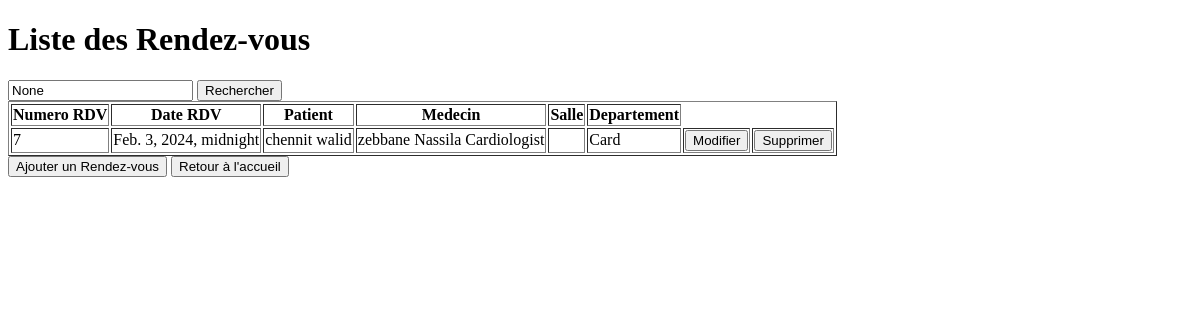
Before: /liste_rdv/ with the older database file.
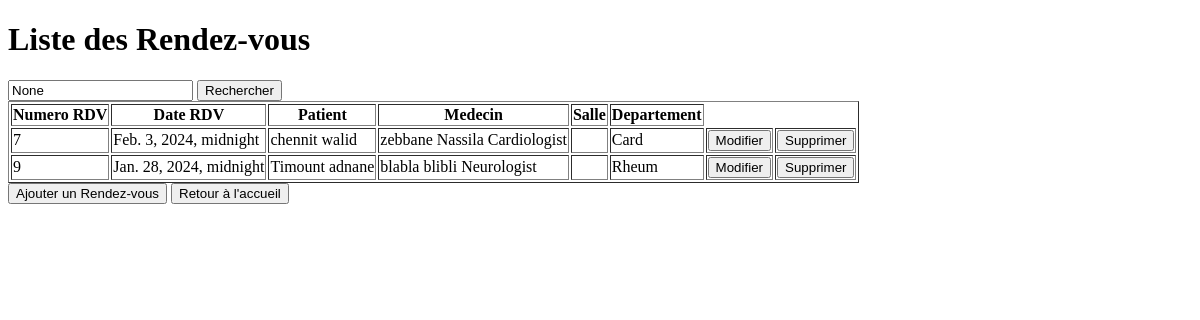
After: the same page with the newer database file.
### app1/models.py (models this page shows, shortened)
class RendezVous(models.Model) :
    Num_rdv = models.AutoField(primary_key=True)
    Date_rdv = models.DateTimeField()
    salle = models.ForeignKey('Salle', on_delete=models.CASCADE)
    Num_Patient = models.ForeignKey(Patient,on_delete = models.CASCADE)
    Num_Medecin = models.ForeignKey(Medecin,on_delete = models.CASCADE)
    choix_departement = [
        ('Card','Cardiology'),
        ('Neuro','Neurology'),
        ('Urol','Urology'),
        ('Rheum','Rheumatology'),
        ('ENT','Ear, Nose, and Throat'),
    ]
    departement = models.CharField(max_length = 50, choices = choix_departement)

class Patient(models.Model) :
    Num_P = models.AutoField(primary_key=True)
    Nom_P = models.CharField(max_length = 50)
    Prenom_P = models.CharField(max_length = 50)
    DateNaissance = models.DateField()
    Telephone_P = models.CharField(max_length = 10, help_text = 'Entrez un numero de telephone valable svp')
    Adresse_P = models.CharField(max_length = 50)
    choix_genre = [
        ('M', 'Masculin'),
        ('F', 'Feminin'),
    ]
    Genre = models.CharField(max_length = 1,choices = choix_genre)

class Medecin(models.Model) :
    Num_M = models.AutoField(primary_key=True)
    Nom_M = models.CharField(max_length = 50)
    Prenom_M = models.CharField(max_length = 50)
    Telephone_M = models.CharField(max_length = 10, help_text = 'Entrez un numero de telephone valable svp')
    choix_speciailte = [
        ('Cardiologist','Cardiologist'),
        ('Neurologist','Neurologist'),
        ('Urologist','Urologist'),
        ('Rheumatologist','Rheumatologist'),
        ('Otolaryngologist','Otolaryngologist'),
    ]
    specialite = models.CharField(max_length = 50, choices = choix_speciailte)

### app1/views.py (the view)
# urls.py: path('liste_rdv/',liste_rdv,name='liste_rdv'),
def liste_rdv(request):
    query = request.GET.get('q')
    rdvs= RendezVous.objects.all()
    if query:
        rdvs = rdvs.filter(Num_Patient__Nom_P__icontains=query)
    return render(request,'liste_rdv.html',{'rdvs': rdvs , 'query': query})

### app1/templates/liste_rdv.html (shortened to what this page needs)
<!DOCTYPE html>
<html lang="en">
<head>
</head>
<body>
    <h1>Liste des Rendez-vous</h1>
    <form method="get" action="{% url 'liste_rdv' %}">
        <input type="text" name="q" placeholder="Recherche par Noms des Patients" value="{{ query }}">
        <button type="submit">Rechercher</button>
    </form>
<table border="1">
    <thead>
        <tr>
            <th>Numero RDV</th>
            <th>Date RDV</th>
            <th>Patient</th>
            <th>Medecin</th>
            <th>Salle</th>
            <th>Departement</th>
        </tr>
    </thead>
    <tbody>
        {% for rdv in rdvs %}
            <tr>
                <td>{{ rdv.Num_rdv }}</td>
                <td>{{ rdv.Date_rdv}}</td>
                <td>{{ rdv.Num_Patient.Nom_P }} {{rdv.Num_Patient.Prenom_P}}</td>
                <td>{{ rdv.Num_Medecin.Nom_M }} {{ rdv.Num_Medecin.Prenom_M }} {{rdv.Num_Medecin.specialite}}</td>
                <td>{{ rdv.Num_Salle}}</td>
                <td>{{ rdv.departement}}</td>
                <td>
                    <a href="{% url 'prefill_rendezVous' pk=rdv.Num_rdv %}"><button>Modifier</button></a>
                </td>
                <td>
                    <a href="{% url 'supprimer_rdv' pk=rdv.Num_rdv %}"><button>Supprimer</button></a>
                </td>
            </tr>
        {% endfor %}
    </tbody>
</table>
<a href="{% url 'ajouter_rdv' %}"><button>Ajouter un Rendez-vous</button></a>
<a href="{% url 'Home' %}"><button>Retour à l'accueil</button></a>
</body>
</html>

Changed rows visible on the page:
added RendezVous: Num_rdv "9", Date_rdv "Jan. 28, 2024, midnight", Num_Patient.Nom_P "Timount", Num_Patient.Prenom_P "adnane", Num_Medecin.Nom_M "blabla", Num_Medecin.Prenom_M "blibli", Num_Medecin.specialite "Neurologist", departement "Rheum"
